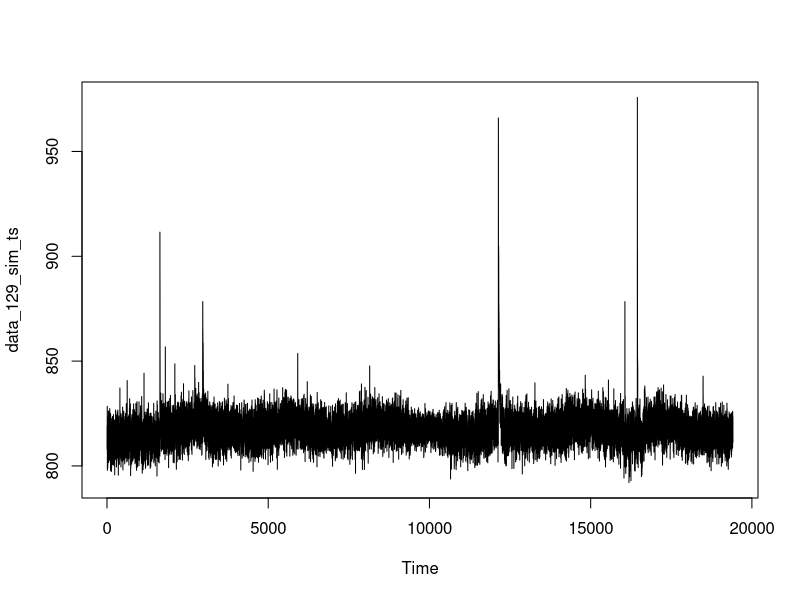
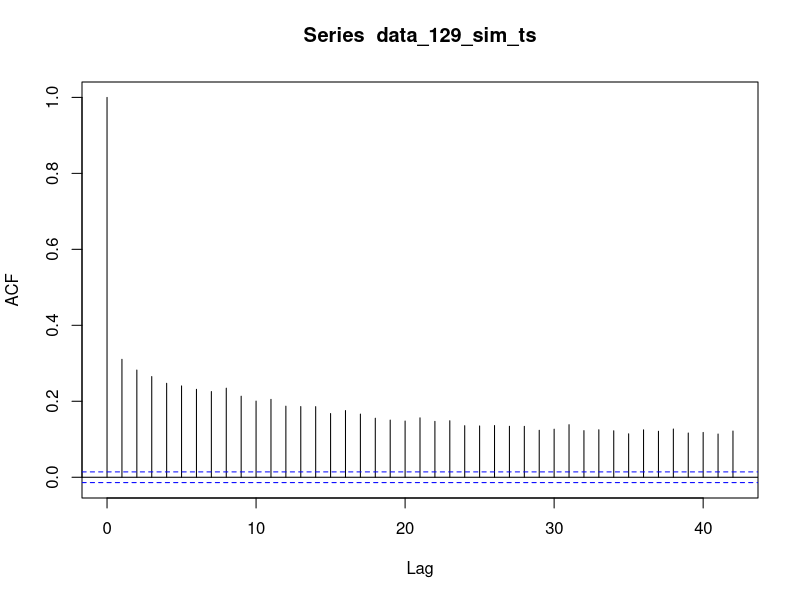
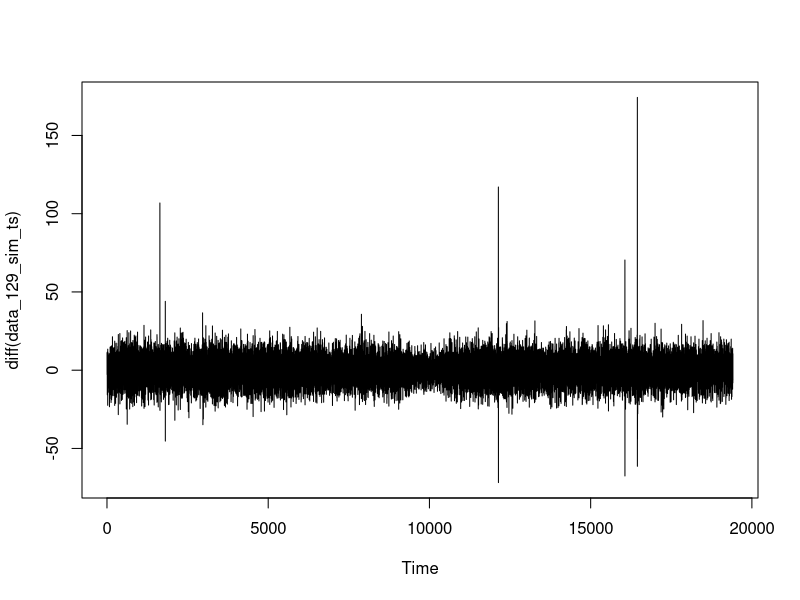
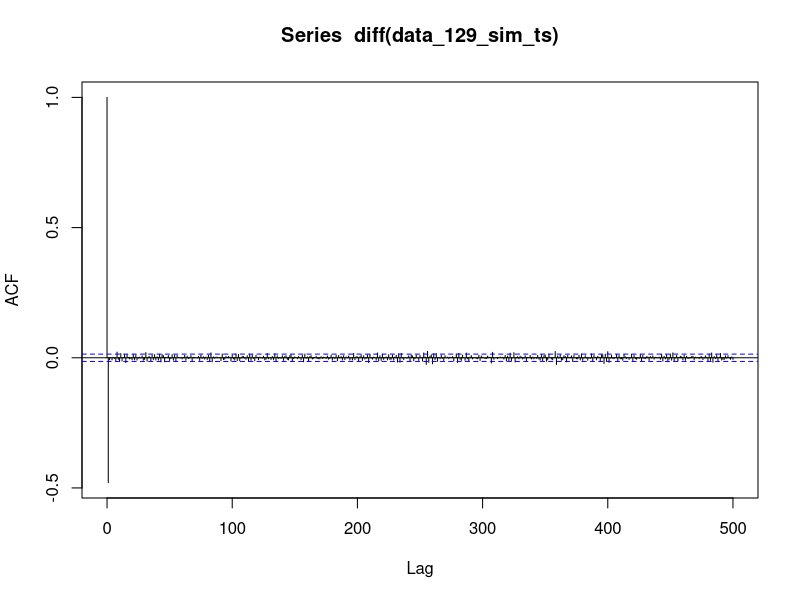

Write the R code that produced these figures, in order. (Note: this script raises an error after producing the figures.)
#### Preamble ####
# Purpose: Conducting Time Series Analysis and ARIMA model on Light Curve data 
# for TIC 129646813.

#### Workspace setup ####
library(tidyverse)
library(ggplot2)


#### Download data ####
data_129 <- read.csv("./Output/Data/129646813_flux_only.csv")
data_129 <- data_129 %>% arrange(time)

data_129_sim <- read.csv("./Output/Data/129646813_flux_sim.csv")
data_129_sim <- data_129_sim %>% arrange(time)

data_129_sim_ts <- ts(data_129_sim$pdcsap_flux_arma)
plot(data_129_sim_ts)
acf(data_129_sim_ts)
plot(diff(data_129_sim_ts))
acf(diff(data_129_sim_ts), lag.max = 500)
decomposed_stl <- stl(data_129_sim_ts)
decomposed_stl_plot <- autoplot(decomposed_stl)
print(decomposed_stl_plot)